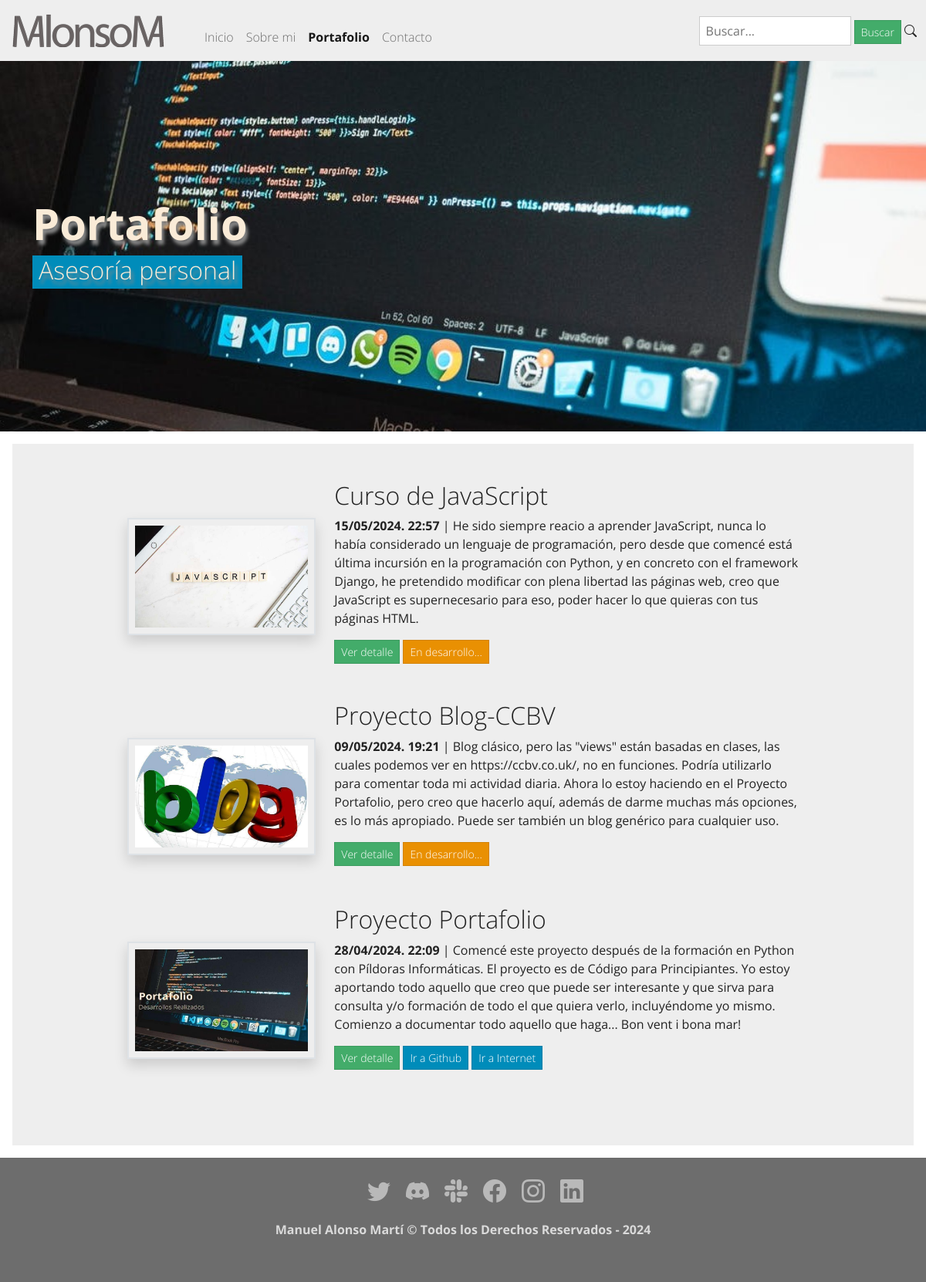
Page /portfolio/ on the earlier database version.
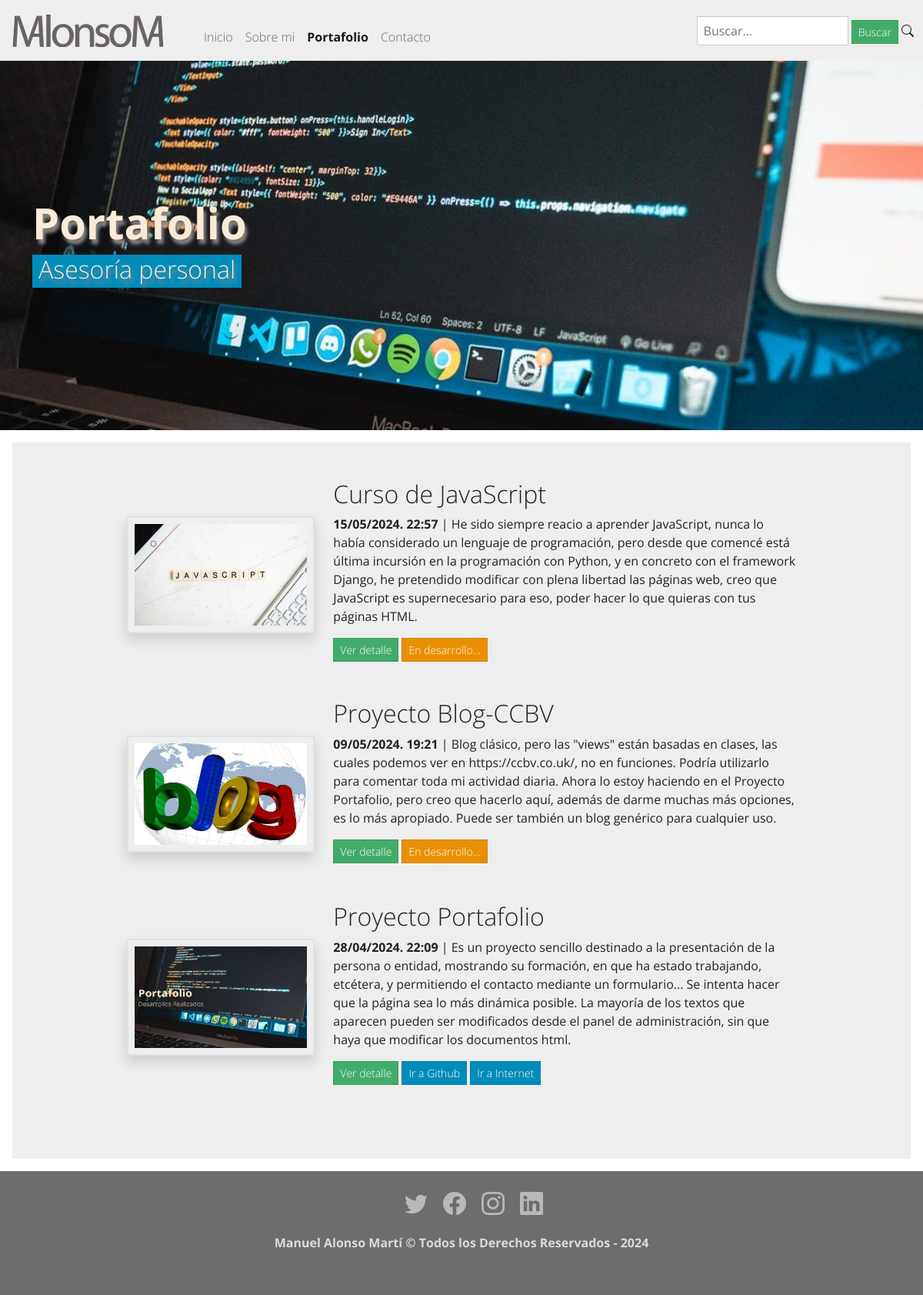
Same page on the later database version.
### portfolio/models.py (models this page shows, shortened)
class Project(models.Model):
    title = models.CharField(max_length=150, verbose_name='Título')
    description = models.TextField(validators=[MaxLengthValidator(400)], verbose_name='Descripción')
    detalle = RichTextField(verbose_name='Detalle')
    image = models.ImageField(default='default.jpg',upload_to=profile_picture_path, verbose_name='Imagen')
    pie = models.CharField(max_length=100, blank=True, null=True, verbose_name='pie')
    autor = models.CharField(max_length=100, blank=True, null=True, verbose_name='autor')
    link = models.URLField(max_length=180, blank=True, null=True, verbose_name='Enlace Github')
    link_i = models.URLField(max_length=180, blank=True, null=True, verbose_name='Enlace Web')
    created = models.DateTimeField(auto_now_add=True, verbose_name='Fecha Creación')
    updated = models.DateTimeField(auto_now=True, verbose_name='Fecha Modificación')
    class Meta:
        verbose_name = 'proyecto'
        verbose_name_plural = 'proyectos'
        ordering = ['-created']

### portfolio/views.py (the view)
# urls.py: path('portfolio/', portfolio_views.portfolio, name='portfolio'),
def portfolio(request):
    projects = Project.objects.all()
    backgrounds=BackgroundImage.objects.all()
    return render(request, 'portfolio/portfolio.html', {'projects':projects, 'backgrounds':backgrounds})

### redsocial/processors.py (called while the page is built)
def ctx_dict(request):
    ctx = {}
    links = Link.objects.all()
    for link in links:
        ctx[link.key] = link.url
    return ctx

### portfolio/templates/portfolio/portfolio.html (shortened to what this page needs)
{% extends 'core/base.html' %}
{% block image-header %} portfolio {% endblock %}
{% block title-header %}
{% for background in backgrounds %}
    {% if background.name == "portfolio" %}
        <div>
            <h1 class="display-4 fw-bold">{{background.title}}</h1>
        </div>
        <div>
            <h3 class="fs-2 bg-primary d-inline-block px-2 pb-1">{{background.subtitle}}</h3>
        </div>
    {% endif %}
{% endfor %}
{% endblock %}
{% load static %}
{% block content %}
{% for project in projects %}
    <div class="row project mb-5">
        <div class="col-lg-3 col-md-4 offset-lg-1">
            <img class="img-fluid mt-5 border border-2 shadow p-2 mb-3" src="{{ project.image.url }}" alt="">
        </div>
        <div class="col-lg-7 col-md-8">
            <h2 class="section-heading title">{{ project.title }}</h2>
            <p><strong>{{project.created | date:"d/m/Y. H:i"}}</strong> | {{ project.description }}</p>
            <a class="btn btn-sm btn-success" href={% url 'detail_project' project.id %}>Ver detalle</a>
            {% if project.link %}
                <a class="btn btn-sm btn-primary" href="{{ project.link }}" target='_blank'>Ir a Github</a>
                <a class="btn btn-sm btn-primary" href="{{ project.link_i }}" target='_blank'>Ir a Internet</a>
            {% else %}
                <a class="btn btn-sm btn-warning">En desarrollo...</a>
            {% endif %}
        </div>
    </div>
{% endfor %}
{% endblock %}

Differences in the rows shown:
changed Project "Proyecto Portafolio": description "Comencé este proyecto después de la formación en Python con Píldoras Informáticas. El proyecto es de Código para Principiantes. Yo estoy aportando todo aquello que creo que puede ser interesante y que sirva para consulta y/o formación de todo el que quiera verlo, incluyéndome yo mismo. Comienzo a documentar todo aquello que haga... Bon vent i bona mar!" → "Es un proyecto sencillo destinado a la presentación de la persona o entidad, mostrando su formación, en que ha estado trabajando, etcétera, y permitiendo el contacto mediante un formulario... Se intenta hacer que la página sea lo más dinámica posible. La mayoría de los textos que aparecen pueden ser modificados desde el panel de administración, sin que haya que modificar los documentos html."
